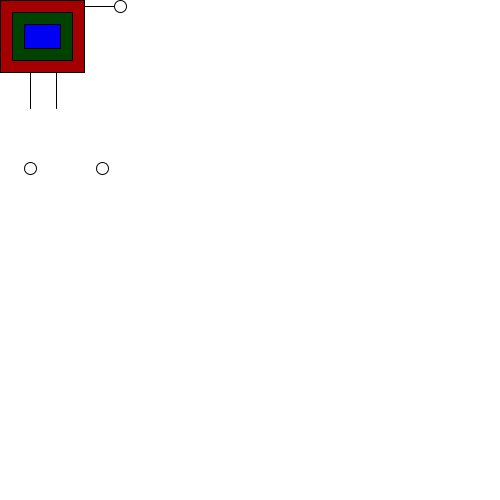
Frame 1 (no input)
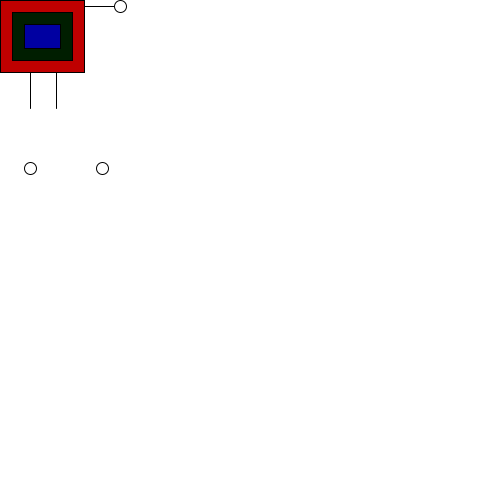
Frame 60 (the mouse pressed at the canvas centre just before this capture)
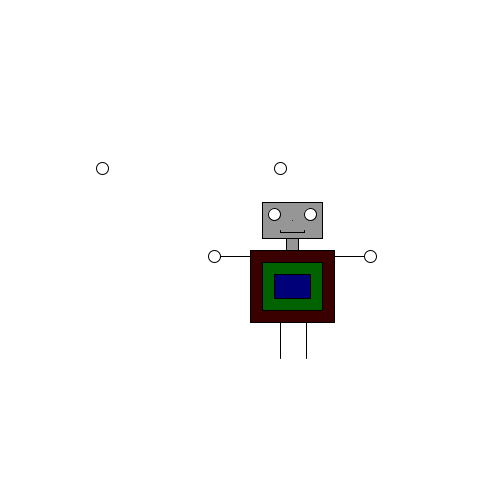
Frame 120 (the mouse held since frame 60 and released just before this capture)

The Processing sketch that drew these frames (run headless with seeded random() and noise(); from frame 60 on, the mouse is pressed at the canvas centre):

// Processing sketch: Moving_Robot
// ── Moving_Robot.pde
int x= 48;
int y= 60;

void setup(){
  size(500,500);
}

void draw(){
background(255);

x=mouseX;
y=mouseY;

//Robot head and neck
fill(150);
rect(x+12,y-48,60,36);
rect(x+36,y-12,12,12);
fill(255);
point(x+42,y-30);
ellipse(x+24,y-36,12,12);
ellipse(x+60,y-36,12,12);
line(x+30,y-18,x+54,y-18);
line(x+54,y-18,x+54,y-20);
line(x+30,y-18,x+30,y-20);


//Robot body
fill(random(255),0,0);
rect(x,y,84,72);
fill(0,random(255),0);
rect(x+12,y+12,60,48);
fill(0,0,random(255));
rect(x+24,y+24,36,24);


//Robot arms
fill(150);
line(x-36,y+6,x,y+6);
line(x+84,y+6,x+120,y+6);
fill(255);
ellipse(x-36,y+6,12,12);
ellipse(x+120,y+6,12,12);


//Robot legs
fill(150);
line(x+30,y+108,x+30,y+72);
line(x+56,y+72,x+56,y+108);
fill(255);
ellipse(x+30,168,12,12);
ellipse(102,168,12,12);
}
